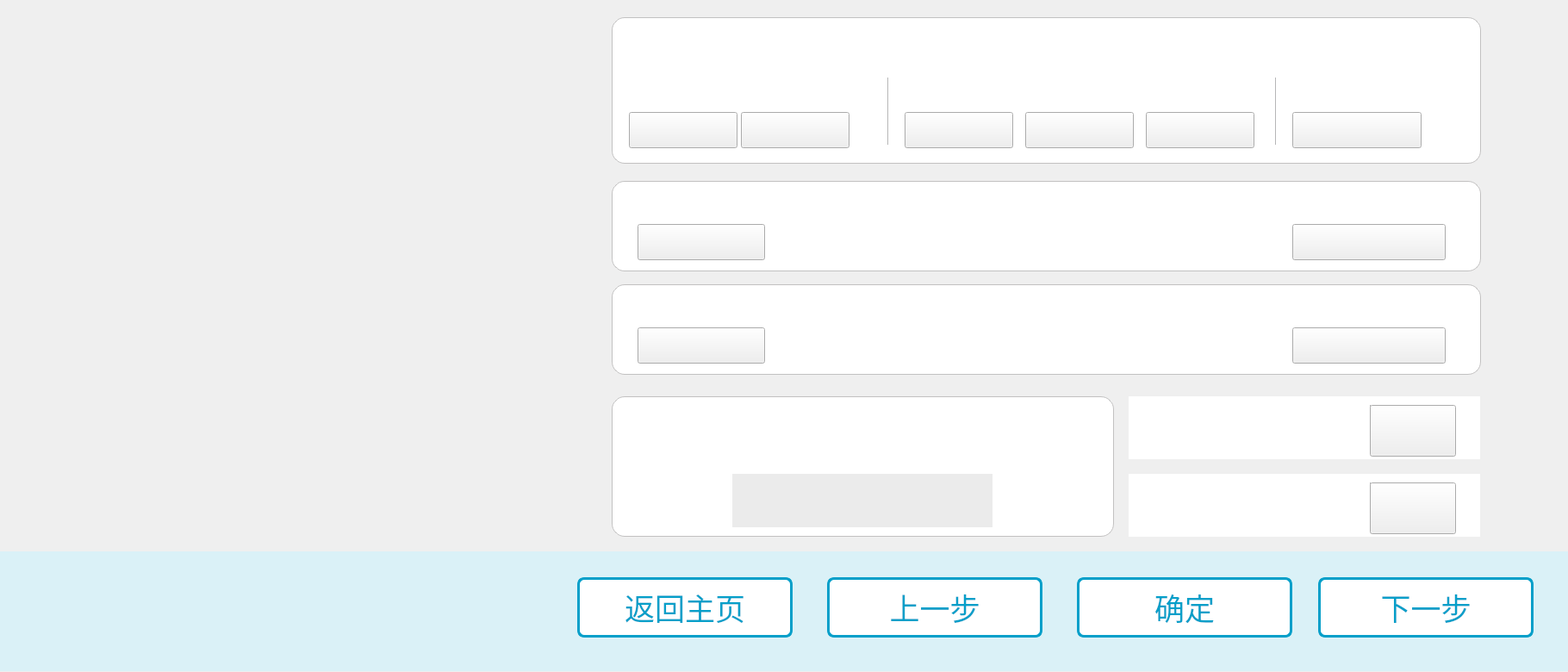
<?xml version="1.0" encoding="UTF-8"?>
<ui version="4.0">
 <class>AutoTreatOpenBackClass</class>
 <widget class="QWidget" name="AutoTreatOpenBackClass">
  <property name="geometry">
   <rect>
    <x>0</x>
    <y>0</y>
    <width>1820</width>
    <height>780</height>
   </rect>
  </property>
  <property name="windowTitle">
   <string>AutoTreatOpenBack</string>
  </property>
  <widget class="QPushButton" name="pushButton_Confirm">
   <property name="geometry">
    <rect>
     <x>1250</x>
     <y>670</y>
     <width>250</width>
     <height>70</height>
    </rect>
   </property>
   <property name="font">
    <font>
     <family>阿里巴巴普惠体</family>
     <pointsize>26</pointsize>
     <weight>50</weight>
     <bold>false</bold>
    </font>
   </property>
   <property name="styleSheet">
    <string notr="true">QPushButton
{
    /*背景颜色*/  
	background-color:rgb(255,255,255);
	border-radius:8px;
	border:3px solid #059FC9;
	color:#059FC9;
}

QPushButton:pressed
{
    background-color:#059FC9;
	color:white;
}</string>
   </property>
   <property name="text">
    <string>确定</string>
   </property>
  </widget>
  <widget class="QLabel" name="label_Bottom">
   <property name="geometry">
    <rect>
     <x>0</x>
     <y>640</y>
     <width>1820</width>
     <height>139</height>
    </rect>
   </property>
   <property name="styleSheet">
    <string notr="true">background-color:#DAF1F7;</string>
   </property>
   <property name="text">
    <string/>
   </property>
  </widget>
  <widget class="QPushButton" name="pushButton_LastStep">
   <property name="geometry">
    <rect>
     <x>960</x>
     <y>670</y>
     <width>250</width>
     <height>70</height>
    </rect>
   </property>
   <property name="font">
    <font>
     <family>阿里巴巴普惠体</family>
     <pointsize>26</pointsize>
     <weight>50</weight>
     <bold>false</bold>
    </font>
   </property>
   <property name="styleSheet">
    <string notr="true">QPushButton
{
    /*背景颜色*/  
	background-color:rgb(255,255,255);
	border-radius:8px;
	border:3px solid #059FC9;
	color:#059FC9;
}

QPushButton:pressed
{
    background-color:#059FC9;
	color:white;
}</string>
   </property>
   <property name="text">
    <string>上一步</string>
   </property>
  </widget>
  <widget class="QPushButton" name="pushButton_NextStep">
   <property name="geometry">
    <rect>
     <x>1530</x>
     <y>670</y>
     <width>250</width>
     <height>70</height>
    </rect>
   </property>
   <property name="font">
    <font>
     <family>阿里巴巴普惠体</family>
     <pointsize>26</pointsize>
     <weight>50</weight>
     <bold>false</bold>
    </font>
   </property>
   <property name="styleSheet">
    <string notr="true">QPushButton
{
    /*背景颜色*/  
	background-color:rgb(255,255,255);
	border-radius:8px;
	border:3px solid #059FC9;
	color:#059FC9;
}

QPushButton:pressed
{
    background-color:#059FC9;
	color:white;
}</string>
   </property>
   <property name="text">
    <string>下一步</string>
   </property>
  </widget>
  <widget class="QLabel" name="label_XueweiImage">
   <property name="geometry">
    <rect>
     <x>70</x>
     <y>10</y>
     <width>506</width>
     <height>630</height>
    </rect>
   </property>
   <property name="text">
    <string/>
   </property>
   <property name="pixmap">
    <pixmap resource="PhysicalTherapyRobot.qrc">:/OpenBack.png</pixmap>
   </property>
  </widget>
  <widget class="QPushButton" name="pushButton_BackToHome">
   <property name="geometry">
    <rect>
     <x>670</x>
     <y>670</y>
     <width>250</width>
     <height>70</height>
    </rect>
   </property>
   <property name="font">
    <font>
     <family>阿里巴巴普惠体</family>
     <pointsize>26</pointsize>
     <weight>50</weight>
     <bold>false</bold>
    </font>
   </property>
   <property name="styleSheet">
    <string notr="true">QPushButton
{
    /*背景颜色*/  
	background-color:rgb(255,255,255);
	border-radius:8px;
	border:3px solid #059FC9;
	color:#059FC9;
}

QPushButton:pressed
{
    background-color:#059FC9;
	color:white;
}</string>
   </property>
   <property name="text">
    <string>返回主页</string>
   </property>
  </widget>
  <widget class="QLabel" name="label_DuMai">
   <property name="geometry">
    <rect>
     <x>710</x>
     <y>20</y>
     <width>1009</width>
     <height>170</height>
    </rect>
   </property>
   <property name="styleSheet">
    <string notr="true">background-color:white;
border:1px solid #C2C1C1;
border-radius:15px;</string>
   </property>
   <property name="text">
    <string/>
   </property>
  </widget>
  <widget class="QLabel" name="label_BackGround">
   <property name="geometry">
    <rect>
     <x>0</x>
     <y>0</y>
     <width>1820</width>
     <height>641</height>
    </rect>
   </property>
   <property name="styleSheet">
    <string notr="true"/>
   </property>
   <property name="text">
    <string/>
   </property>
  </widget>
  <widget class="QLabel" name="label_DuMaIFlag">
   <property name="geometry">
    <rect>
     <x>1210</x>
     <y>30</y>
     <width>140</width>
     <height>40</height>
    </rect>
   </property>
   <property name="text">
    <string/>
   </property>
   <property name="pixmap">
    <pixmap resource="PhysicalTherapyRobot.qrc">:/DuMai.png</pixmap>
   </property>
  </widget>
  <widget class="QLabel" name="label_Zhengjikais">
   <property name="geometry">
    <rect>
     <x>740</x>
     <y>80</y>
     <width>170</width>
     <height>30</height>
    </rect>
   </property>
   <property name="text">
    <string/>
   </property>
   <property name="pixmap">
    <pixmap resource="PhysicalTherapyRobot.qrc">:/Zhengjikais.png</pixmap>
   </property>
  </widget>
  <widget class="QLabel" name="label">
   <property name="geometry">
    <rect>
     <x>1030</x>
     <y>90</y>
     <width>1</width>
     <height>78</height>
    </rect>
   </property>
   <property name="styleSheet">
    <string notr="true">background-color:#B6B6B7;</string>
   </property>
   <property name="text">
    <string/>
   </property>
  </widget>
  <widget class="QLabel" name="label_2">
   <property name="geometry">
    <rect>
     <x>1060</x>
     <y>90</y>
     <width>122</width>
     <height>30</height>
    </rect>
   </property>
   <property name="text">
    <string/>
   </property>
   <property name="pixmap">
    <pixmap resource="PhysicalTherapyRobot.qrc">:/Tujingxuewei.png</pixmap>
   </property>
  </widget>
  <widget class="QLabel" name="label_3">
   <property name="geometry">
    <rect>
     <x>1480</x>
     <y>90</y>
     <width>1</width>
     <height>78</height>
    </rect>
   </property>
   <property name="styleSheet">
    <string notr="true">background-color:#B6B6B7;</string>
   </property>
   <property name="text">
    <string/>
   </property>
  </widget>
  <widget class="QLabel" name="label_4">
   <property name="geometry">
    <rect>
     <x>1510</x>
     <y>80</y>
     <width>170</width>
     <height>30</height>
    </rect>
   </property>
   <property name="text">
    <string/>
   </property>
   <property name="pixmap">
    <pixmap resource="PhysicalTherapyRobot.qrc">:/Zhengjijieshuxuewei.png</pixmap>
   </property>
  </widget>
  <widget class="QPushButton" name="pushButton_Fengfu">
   <property name="geometry">
    <rect>
     <x>730</x>
     <y>130</y>
     <width>126</width>
     <height>42</height>
    </rect>
   </property>
   <property name="text">
    <string/>
   </property>
   <property name="icon">
    <iconset resource="PhysicalTherapyRobot.qrc">
     <normaloff>:/Fengfu.png</normaloff>:/Fengfu.png</iconset>
   </property>
   <property name="iconSize">
    <size>
     <width>126</width>
     <height>42</height>
    </size>
   </property>
  </widget>
  <widget class="QPushButton" name="pushButton_Dazhui1">
   <property name="geometry">
    <rect>
     <x>860</x>
     <y>130</y>
     <width>126</width>
     <height>42</height>
    </rect>
   </property>
   <property name="text">
    <string/>
   </property>
   <property name="icon">
    <iconset resource="PhysicalTherapyRobot.qrc">
     <normaloff>:/Dazhui.png</normaloff>:/Dazhui.png</iconset>
   </property>
   <property name="iconSize">
    <size>
     <width>126</width>
     <height>42</height>
    </size>
   </property>
  </widget>
  <widget class="QPushButton" name="pushButton_Dazhui2">
   <property name="geometry">
    <rect>
     <x>1050</x>
     <y>130</y>
     <width>126</width>
     <height>42</height>
    </rect>
   </property>
   <property name="text">
    <string/>
   </property>
   <property name="icon">
    <iconset resource="PhysicalTherapyRobot.qrc">
     <normaloff>:/Dazhui.png</normaloff>:/Dazhui.png</iconset>
   </property>
   <property name="iconSize">
    <size>
     <width>126</width>
     <height>42</height>
    </size>
   </property>
  </widget>
  <widget class="QPushButton" name="pushButton_Yaoyangguan">
   <property name="geometry">
    <rect>
     <x>1500</x>
     <y>130</y>
     <width>150</width>
     <height>42</height>
    </rect>
   </property>
   <property name="text">
    <string/>
   </property>
   <property name="icon">
    <iconset resource="PhysicalTherapyRobot.qrc">
     <normaloff>:/YaoyangguanUnpush.png</normaloff>:/YaoyangguanUnpush.png</iconset>
   </property>
   <property name="iconSize">
    <size>
     <width>150</width>
     <height>42</height>
    </size>
   </property>
  </widget>
  <widget class="QPushButton" name="pushButton_Shendao">
   <property name="geometry">
    <rect>
     <x>1190</x>
     <y>130</y>
     <width>126</width>
     <height>42</height>
    </rect>
   </property>
   <property name="text">
    <string/>
   </property>
   <property name="icon">
    <iconset resource="PhysicalTherapyRobot.qrc">
     <normaloff>:/Shendao.png</normaloff>:/Shendao.png</iconset>
   </property>
   <property name="iconSize">
    <size>
     <width>126</width>
     <height>42</height>
    </size>
   </property>
  </widget>
  <widget class="QPushButton" name="pushButton_Zhiyang">
   <property name="geometry">
    <rect>
     <x>1330</x>
     <y>130</y>
     <width>126</width>
     <height>42</height>
    </rect>
   </property>
   <property name="text">
    <string/>
   </property>
   <property name="icon">
    <iconset resource="PhysicalTherapyRobot.qrc">
     <normaloff>:/Zhiyang.png</normaloff>:/Zhiyang.png</iconset>
   </property>
   <property name="iconSize">
    <size>
     <width>126</width>
     <height>42</height>
    </size>
   </property>
  </widget>
  <widget class="QLabel" name="label_Zuopangguangjing">
   <property name="geometry">
    <rect>
     <x>710</x>
     <y>210</y>
     <width>1009</width>
     <height>105</height>
    </rect>
   </property>
   <property name="styleSheet">
    <string notr="true">background-color:white;
border:1px solid #C2C1C1;
border-radius:15px;</string>
   </property>
   <property name="text">
    <string/>
   </property>
  </widget>
  <widget class="QLabel" name="label_ZuopangguangjingFlag">
   <property name="geometry">
    <rect>
     <x>1160</x>
     <y>250</y>
     <width>192</width>
     <height>39</height>
    </rect>
   </property>
   <property name="text">
    <string/>
   </property>
   <property name="pixmap">
    <pixmap resource="PhysicalTherapyRobot.qrc">:/Zuopangguangjing.png</pixmap>
   </property>
  </widget>
  <widget class="QLabel" name="label_Zhengjikais_2">
   <property name="geometry">
    <rect>
     <x>740</x>
     <y>220</y>
     <width>170</width>
     <height>30</height>
    </rect>
   </property>
   <property name="text">
    <string/>
   </property>
   <property name="pixmap">
    <pixmap resource="PhysicalTherapyRobot.qrc">:/Zhengjikais.png</pixmap>
   </property>
  </widget>
  <widget class="QLabel" name="label_5">
   <property name="geometry">
    <rect>
     <x>1500</x>
     <y>220</y>
     <width>170</width>
     <height>30</height>
    </rect>
   </property>
   <property name="text">
    <string/>
   </property>
   <property name="pixmap">
    <pixmap resource="PhysicalTherapyRobot.qrc">:/Zhengjijieshuxuewei.png</pixmap>
   </property>
  </widget>
  <widget class="QPushButton" name="pushButton_Zuojianjing">
   <property name="geometry">
    <rect>
     <x>740</x>
     <y>260</y>
     <width>148</width>
     <height>42</height>
    </rect>
   </property>
   <property name="text">
    <string/>
   </property>
   <property name="icon">
    <iconset resource="PhysicalTherapyRobot.qrc">
     <normaloff>:/Zuojianjing.png</normaloff>:/Zuojianjing.png</iconset>
   </property>
   <property name="iconSize">
    <size>
     <width>148</width>
     <height>42</height>
    </size>
   </property>
  </widget>
  <widget class="QPushButton" name="pushButton_Zuoqihaiyu">
   <property name="geometry">
    <rect>
     <x>1500</x>
     <y>260</y>
     <width>178</width>
     <height>42</height>
    </rect>
   </property>
   <property name="text">
    <string/>
   </property>
   <property name="icon">
    <iconset resource="PhysicalTherapyRobot.qrc">
     <normaloff>:/Zuoqihaiyu.png</normaloff>:/Zuoqihaiyu.png</iconset>
   </property>
   <property name="iconSize">
    <size>
     <width>178</width>
     <height>42</height>
    </size>
   </property>
  </widget>
  <widget class="QLabel" name="label_Zuopangguangjing_2">
   <property name="geometry">
    <rect>
     <x>710</x>
     <y>330</y>
     <width>1009</width>
     <height>105</height>
    </rect>
   </property>
   <property name="styleSheet">
    <string notr="true">background-color:white;
border:1px solid #C2C1C1;
border-radius:15px;</string>
   </property>
   <property name="text">
    <string/>
   </property>
  </widget>
  <widget class="QLabel" name="label_Zhengjikais_3">
   <property name="geometry">
    <rect>
     <x>740</x>
     <y>340</y>
     <width>170</width>
     <height>30</height>
    </rect>
   </property>
   <property name="text">
    <string/>
   </property>
   <property name="pixmap">
    <pixmap resource="PhysicalTherapyRobot.qrc">:/Zhengjikais.png</pixmap>
   </property>
  </widget>
  <widget class="QLabel" name="label_6">
   <property name="geometry">
    <rect>
     <x>1510</x>
     <y>350</y>
     <width>170</width>
     <height>30</height>
    </rect>
   </property>
   <property name="text">
    <string/>
   </property>
   <property name="pixmap">
    <pixmap resource="PhysicalTherapyRobot.qrc">:/Zhengjijieshuxuewei.png</pixmap>
   </property>
  </widget>
  <widget class="QLabel" name="label_ZuopangguangjingFlag_2">
   <property name="geometry">
    <rect>
     <x>1160</x>
     <y>360</y>
     <width>192</width>
     <height>39</height>
    </rect>
   </property>
   <property name="text">
    <string/>
   </property>
   <property name="pixmap">
    <pixmap resource="PhysicalTherapyRobot.qrc">:/Youpangguangjing.png</pixmap>
   </property>
  </widget>
  <widget class="QPushButton" name="pushButton_Youjianjing">
   <property name="geometry">
    <rect>
     <x>740</x>
     <y>380</y>
     <width>148</width>
     <height>42</height>
    </rect>
   </property>
   <property name="text">
    <string/>
   </property>
   <property name="icon">
    <iconset resource="PhysicalTherapyRobot.qrc">
     <normaloff>:/Youjianjing.png</normaloff>:/Youjianjing.png</iconset>
   </property>
   <property name="iconSize">
    <size>
     <width>148</width>
     <height>42</height>
    </size>
   </property>
  </widget>
  <widget class="QPushButton" name="pushButton_Youqihaiyu">
   <property name="geometry">
    <rect>
     <x>1500</x>
     <y>380</y>
     <width>178</width>
     <height>42</height>
    </rect>
   </property>
   <property name="text">
    <string/>
   </property>
   <property name="icon">
    <iconset resource="PhysicalTherapyRobot.qrc">
     <normaloff>:/Youqihaiyu.png</normaloff>:/Youqihaiyu.png</iconset>
   </property>
   <property name="iconSize">
    <size>
     <width>178</width>
     <height>42</height>
    </size>
   </property>
  </widget>
  <widget class="QLabel" name="label_Zhiliaoshijian">
   <property name="geometry">
    <rect>
     <x>710</x>
     <y>460</y>
     <width>583</width>
     <height>163</height>
    </rect>
   </property>
   <property name="styleSheet">
    <string notr="true">background-color:white;
border:1px solid #C2C1C1;
border-radius:15px;</string>
   </property>
   <property name="text">
    <string/>
   </property>
  </widget>
  <widget class="QLabel" name="label_ZhiliaoshijianText">
   <property name="geometry">
    <rect>
     <x>920</x>
     <y>470</y>
     <width>198</width>
     <height>45</height>
    </rect>
   </property>
   <property name="text">
    <string/>
   </property>
   <property name="pixmap">
    <pixmap resource="PhysicalTherapyRobot.qrc">:/Zhiliaoshijian.png</pixmap>
   </property>
  </widget>
  <widget class="QPushButton" name="pushButton_Decr">
   <property name="geometry">
    <rect>
     <x>750</x>
     <y>540</y>
     <width>75</width>
     <height>75</height>
    </rect>
   </property>
   <property name="styleSheet">
    <string notr="true">border-radius:37px;</string>
   </property>
   <property name="text">
    <string/>
   </property>
   <property name="icon">
    <iconset resource="PhysicalTherapyRobot.qrc">
     <normaloff>:/--.png</normaloff>:/--.png</iconset>
   </property>
   <property name="iconSize">
    <size>
     <width>75</width>
     <height>75</height>
    </size>
   </property>
  </widget>
  <widget class="QPushButton" name="pushButton_Incr">
   <property name="geometry">
    <rect>
     <x>1180</x>
     <y>540</y>
     <width>75</width>
     <height>75</height>
    </rect>
   </property>
   <property name="styleSheet">
    <string notr="true">border-radius:37px;</string>
   </property>
   <property name="text">
    <string/>
   </property>
   <property name="icon">
    <iconset resource="PhysicalTherapyRobot.qrc">
     <normaloff>:/++.png</normaloff>:/++.png</iconset>
   </property>
   <property name="iconSize">
    <size>
     <width>75</width>
     <height>75</height>
    </size>
   </property>
  </widget>
  <widget class="QLabel" name="label_Time">
   <property name="geometry">
    <rect>
     <x>850</x>
     <y>550</y>
     <width>302</width>
     <height>62</height>
    </rect>
   </property>
   <property name="font">
    <font>
     <family>阿里巴巴普惠体</family>
     <pointsize>36</pointsize>
    </font>
   </property>
   <property name="styleSheet">
    <string notr="true">background-color:#EBEBEB;
color:#757475;</string>
   </property>
   <property name="text">
    <string/>
   </property>
   <property name="pixmap">
    <pixmap resource="PhysicalTherapyRobot.qrc">:/time.png</pixmap>
   </property>
   <property name="alignment">
    <set>Qt::AlignCenter</set>
   </property>
  </widget>
  <widget class="QLabel" name="label_ContinueModel">
   <property name="geometry">
    <rect>
     <x>1310</x>
     <y>460</y>
     <width>408</width>
     <height>73</height>
    </rect>
   </property>
   <property name="styleSheet">
    <string notr="true">background-color:white;</string>
   </property>
   <property name="text">
    <string/>
   </property>
  </widget>
  <widget class="QLabel" name="label_ContinueModel_2">
   <property name="geometry">
    <rect>
     <x>1310</x>
     <y>550</y>
     <width>408</width>
     <height>73</height>
    </rect>
   </property>
   <property name="styleSheet">
    <string notr="true">background-color:white;</string>
   </property>
   <property name="text">
    <string/>
   </property>
  </widget>
  <widget class="QLabel" name="label_7">
   <property name="geometry">
    <rect>
     <x>1330</x>
     <y>470</y>
     <width>50</width>
     <height>50</height>
    </rect>
   </property>
   <property name="text">
    <string/>
   </property>
   <property name="pixmap">
    <pixmap resource="PhysicalTherapyRobot.qrc">:/GrayCircle.png</pixmap>
   </property>
  </widget>
  <widget class="QLabel" name="label_8">
   <property name="geometry">
    <rect>
     <x>1330</x>
     <y>560</y>
     <width>50</width>
     <height>50</height>
    </rect>
   </property>
   <property name="text">
    <string/>
   </property>
   <property name="pixmap">
    <pixmap resource="PhysicalTherapyRobot.qrc">:/GrayCircle.png</pixmap>
   </property>
  </widget>
  <widget class="QLabel" name="label_9">
   <property name="geometry">
    <rect>
     <x>1410</x>
     <y>480</y>
     <width>143</width>
     <height>45</height>
    </rect>
   </property>
   <property name="text">
    <string/>
   </property>
   <property name="pixmap">
    <pixmap resource="PhysicalTherapyRobot.qrc">:/ContinueModel.png</pixmap>
   </property>
  </widget>
  <widget class="QLabel" name="label_10">
   <property name="geometry">
    <rect>
     <x>1410</x>
     <y>560</y>
     <width>143</width>
     <height>45</height>
    </rect>
   </property>
   <property name="text">
    <string/>
   </property>
   <property name="pixmap">
    <pixmap resource="PhysicalTherapyRobot.qrc">:/StepModel.png</pixmap>
   </property>
  </widget>
  <widget class="QLabel" name="label_11">
   <property name="geometry">
    <rect>
     <x>1590</x>
     <y>470</y>
     <width>1</width>
     <height>50</height>
    </rect>
   </property>
   <property name="styleSheet">
    <string notr="true">background-color:#B6B6B7;</string>
   </property>
   <property name="text">
    <string/>
   </property>
  </widget>
  <widget class="QLabel" name="label_12">
   <property name="geometry">
    <rect>
     <x>1590</x>
     <y>560</y>
     <width>1</width>
     <height>50</height>
    </rect>
   </property>
   <property name="styleSheet">
    <string notr="true">background-color:#B6B6B7;</string>
   </property>
   <property name="text">
    <string/>
   </property>
  </widget>
  <widget class="QPushButton" name="pushButton_ContinueModel">
   <property name="geometry">
    <rect>
     <x>1590</x>
     <y>470</y>
     <width>100</width>
     <height>60</height>
    </rect>
   </property>
   <property name="styleSheet">
    <string notr="true"/>
   </property>
   <property name="text">
    <string/>
   </property>
   <property name="icon">
    <iconset resource="PhysicalTherapyRobot.qrc">
     <normaloff>:/Gear1.png</normaloff>:/Gear1.png</iconset>
   </property>
   <property name="iconSize">
    <size>
     <width>39</width>
     <height>39</height>
    </size>
   </property>
  </widget>
  <widget class="QPushButton" name="pushButton_StepModel">
   <property name="geometry">
    <rect>
     <x>1590</x>
     <y>560</y>
     <width>100</width>
     <height>60</height>
    </rect>
   </property>
   <property name="text">
    <string/>
   </property>
   <property name="icon">
    <iconset resource="PhysicalTherapyRobot.qrc">
     <normaloff>:/Gear1.png</normaloff>:/Gear1.png</iconset>
   </property>
   <property name="iconSize">
    <size>
     <width>39</width>
     <height>39</height>
    </size>
   </property>
  </widget>
  <zorder>label_Bottom</zorder>
  <zorder>pushButton_LastStep</zorder>
  <zorder>pushButton_NextStep</zorder>
  <zorder>pushButton_BackToHome</zorder>
  <zorder>pushButton_Confirm</zorder>
  <zorder>label_BackGround</zorder>
  <zorder>label_DuMai</zorder>
  <zorder>label_XueweiImage</zorder>
  <zorder>label_DuMaIFlag</zorder>
  <zorder>label_Zhengjikais</zorder>
  <zorder>label</zorder>
  <zorder>label_2</zorder>
  <zorder>label_3</zorder>
  <zorder>label_4</zorder>
  <zorder>pushButton_Fengfu</zorder>
  <zorder>pushButton_Dazhui1</zorder>
  <zorder>pushButton_Dazhui2</zorder>
  <zorder>pushButton_Yaoyangguan</zorder>
  <zorder>pushButton_Shendao</zorder>
  <zorder>pushButton_Zhiyang</zorder>
  <zorder>label_Zuopangguangjing</zorder>
  <zorder>label_ZuopangguangjingFlag</zorder>
  <zorder>label_Zhengjikais_2</zorder>
  <zorder>label_5</zorder>
  <zorder>pushButton_Zuojianjing</zorder>
  <zorder>pushButton_Zuoqihaiyu</zorder>
  <zorder>label_Zuopangguangjing_2</zorder>
  <zorder>label_Zhengjikais_3</zorder>
  <zorder>label_6</zorder>
  <zorder>label_ZuopangguangjingFlag_2</zorder>
  <zorder>pushButton_Youjianjing</zorder>
  <zorder>pushButton_Youqihaiyu</zorder>
  <zorder>label_Zhiliaoshijian</zorder>
  <zorder>label_ZhiliaoshijianText</zorder>
  <zorder>pushButton_Decr</zorder>
  <zorder>pushButton_Incr</zorder>
  <zorder>label_Time</zorder>
  <zorder>label_ContinueModel</zorder>
  <zorder>label_ContinueModel_2</zorder>
  <zorder>label_7</zorder>
  <zorder>label_8</zorder>
  <zorder>label_9</zorder>
  <zorder>label_10</zorder>
  <zorder>label_11</zorder>
  <zorder>label_12</zorder>
  <zorder>pushButton_ContinueModel</zorder>
  <zorder>pushButton_StepModel</zorder>
 </widget>
 <layoutdefault spacing="6" margin="11"/>
 <resources>
  <include location="PhysicalTherapyRobot.qrc"/>
 </resources>
 <connections/>
</ui>
